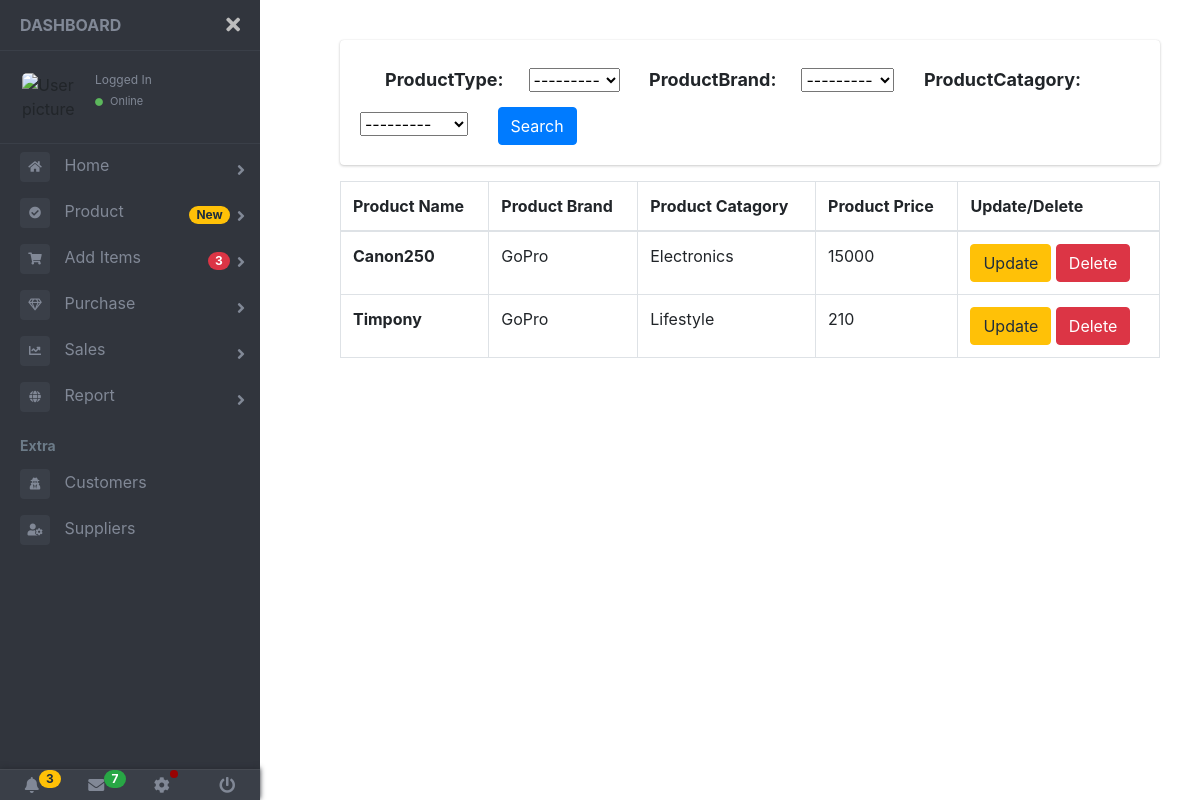
Page /product_list (signed in) on the earlier database version.
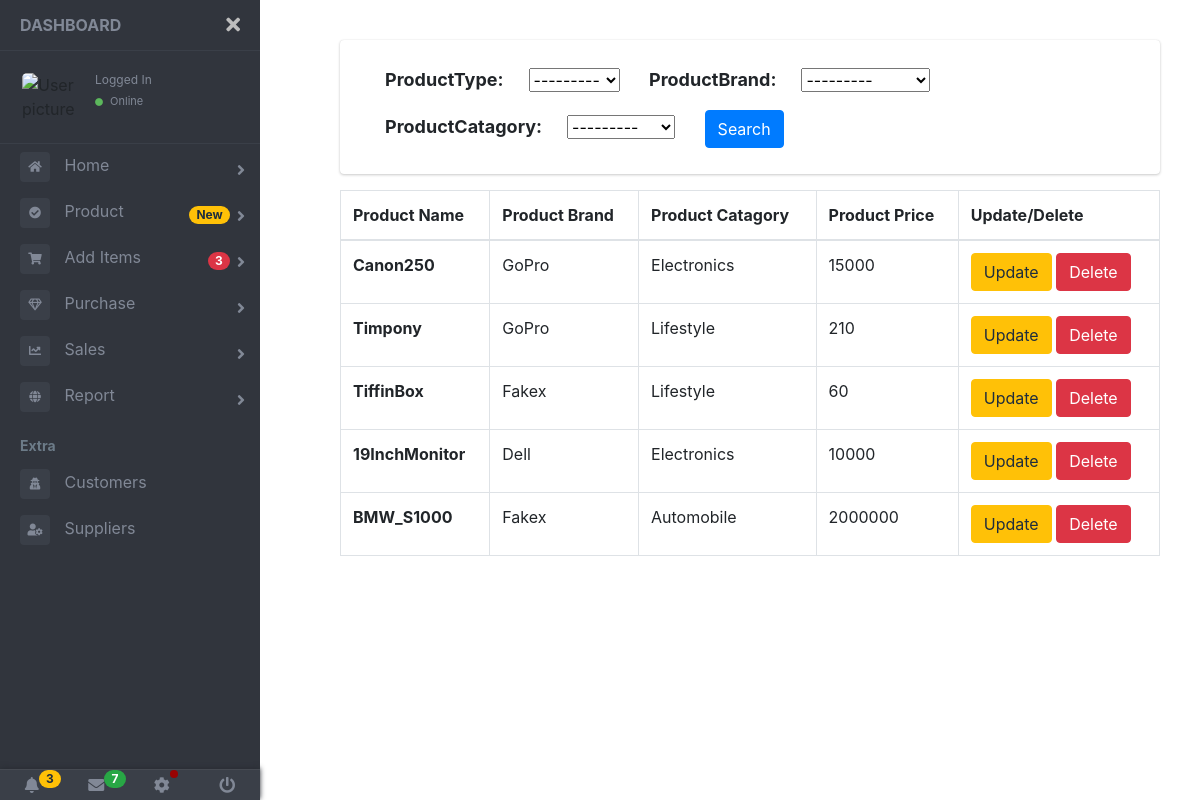
Same page on the later database version.
### posapp/models.py (models this page shows, shortened)
class Products(models.Model):
    PRODUCT_TYPE_CHOICES = (
        ('Standard','Standard'),
        ('Normal','Normal')
    )
    productType = models.CharField(max_length=100,choices = PRODUCT_TYPE_CHOICES)
    productName = models.CharField(max_length=50)
    productCode = models.CharField(max_length=50)
    productBrand = models.ForeignKey(Brands,on_delete=models.CASCADE,default = 1)
    productCatagory = models.ForeignKey(Catagory,on_delete=models.CASCADE,default = 1)
    productCost = models.IntegerField()

class Brands(models.Model):
    brandName = models.CharField(max_length=50)
    def __str__(self):
        return self.brandName

class Catagory(models.Model):
    catagoryName = models.CharField(max_length=50)
    def __str__(self):
        return self.catagoryName

### posapp/views.py (the view)
# urls.py: path('product_list',views.product_list,name='product_list'),
@login_required(login_url='login')
def product_list(request):
    my_product_list = Products.objects.all()
    myfilter = OrderFilter(request.GET, queryset = my_product_list)
    my_product_list = myfilter.qs
    return render(request,'product_list.html',{'Products':my_product_list,'Filters':myfilter})

### templates/product_list.html
{% extends 'base.html' %}
{% load crispy_forms_tags %}
{% block content %}
<div class="row">
    <div class="col myfilter">
      <div class="card card-body">
        <form method='GET'>
        {{Filters.form}}
        <button class ='btn btn-primary' type='submit'>Search</button>
        </form>
      </div>
    </div>
</div>
<table class="table table-bordered table-hover">
  <thead>
    <tr>
      <th scope="col">Product Name</th>
      <th scope="col">Product Brand</th>
      <th scope="col">Product Catagory</th>
      <th scope="col">Product Price</th>
      <th scope="col">Update/Delete</th>
    </tr>
  </thead>
  <tbody>
  {% for product in Products %}
    <tr>
      <th scope="row">{{product.productName}}</th>
      <td>{{product.productBrand}}</td>
      <td>{{product.productCatagory}}</td>
      <td>{{product.productCost}}</td>
      <td>
        <a class="btn btn-warning" href="{% url 'update_product' product.id %}">Update</a>
        <a class="btn btn-danger" href="{% url 'delete_product' product.id %}">Delete</a>
      </td>
    </tr>
    {% endfor %}
  </tbody>
</table>
{% endblock %}

### templates/base.html (shortened to what this page needs)
{% load static %}
<!DOCTYPE html>
<!DOCTYPE html>
<html lang="en">
  <head>
    <link
      rel="stylesheet"
      href="https://cdnjs.cloudflare.com/ajax/libs/twitter-bootstrap/4.1.1/css/bootstrap.css"
    />
    <link
      rel="stylesheet"
      href="https://use.fontawesome.com/releases/v5.0.13/css/all.css"
    />
    <link rel="stylesheet" href="{% static 'css/style.css' %}" />
    <link
      rel="stylesheet"
      type="text/css"
      href="http://www.shieldui.com/shared/components/latest/css/light-bootstrap/all.min.css"
    />
    <link rel="stylesheet" href="{% static 'css/adminlte.min.css' %}" />
  </head>
  <body>
    <div class="page-wrapper chiller-theme toggled">
      <nav id="sidebar" class="sidebar-wrapper">
        <div class="sidebar-content">
          <div class="sidebar-brand">
            <a href="#">Dashboard</a>
            <div id="close-sidebar">
              <i class="fas fa-times"></i>
            </div>
          </div>
          <div class="sidebar-header">
            <div class="user-pic">
              <img
                class="img-responsive img-rounded"
                src="https://raw.githubusercontent.com/azouaoui-med/pro-sidebar-template/gh-pages/src/img/user.jpg"
                alt="User picture"
              />
            </div>
            <div class="user-info">
              <span class="user-role">Logged In</span>
              <span class="user-status">
                <i class="fa fa-circle"></i>
                <span>Online</span>
              </span>
            </div>
          </div>
          <div class="sidebar-menu">
            <ul>
              <li class="sidebar-dropdown">
                <a href="{% url 'home' %}">
                  <i class="fas fa-home"></i>
                  <span>Home</span>
                </a>
              </li>
              <li class="sidebar-dropdown">
                <a href="#">
                  <i class="fas fa-check-circle"></i>
                  <span>Product</span>
                  <span class="badge badge-pill badge-warning">New</span>
                </a>
              </li>
              <li class="sidebar-dropdown">
                <a href="#">
                  <i class="fa fa-shopping-cart"></i>
                  <span>Add Items</span>
                  <span class="badge badge-pill badge-danger">3</span>
                </a>
              </li>
              <li class="sidebar-dropdown">
                <a href="#">
                  <i class="far fa-gem"></i>
                  <span>Purchase</span>
                </a>
              </li>
              <li class="sidebar-dropdown">
                <a href="#">
                  <i class="fa fa-chart-line"></i>
                  <span>Sales</span>
                </a>
              </li>
              <li class="sidebar-dropdown">
                <a href="#">
                  <i class="fa fa-globe"></i>
                  <span>Report</span>
                </a>
              </li>
              <li class="header-menu">
                <span>Extra</span>
              </li>
              <li>
                <a href="{% url 'customer_list' %} ">
                  <i class="fas fa-user-secret"></i>
                  <span>Customers</span>
                </a>
              </li>
              <li>
                <a href="#">
                  <i class="fas fa-user-cog"></i>
                  <span>Suppliers</span>
                </a>
              </li>
            </ul>
          </div>
        </div>
        <div class="sidebar-footer">
          <a href="#">
            <i class="fa fa-bell"></i>
            <span class="badge badge-pill badge-warning notification">3</span>
          </a>
          <a href="{% url 'show_product' %} ">
            <i class="fa fa-envelope"></i>
            <span class="badge badge-pill badge-success notification">7</span>
          </a>
          <a href="#">
            <i class="fa fa-cog"></i>
            <span class="badge-sonar"></span>
          </a>
          <a href="{% url 'logout'%}">
            <i class="fa fa-power-off"></i>
          </a>
        </div>
      </nav>
      <main class="page-content">
        <div class="container-fluid">
          {% block content %} {% endblock %}
        </div>
      </main>
    </div>
    </body>
</html>

Differences in the rows shown:
added Products: productName "TiffinBox", productBrand "Fakex", productCatagory "Lifestyle", productCost "60"
added Products: productName "19InchMonitor", productBrand "Dell", productCatagory "Electronics", productCost "10000"
added Products: productName "BMW_S1000", productBrand "Fakex", productCatagory "Automobile", productCost "2000000"
